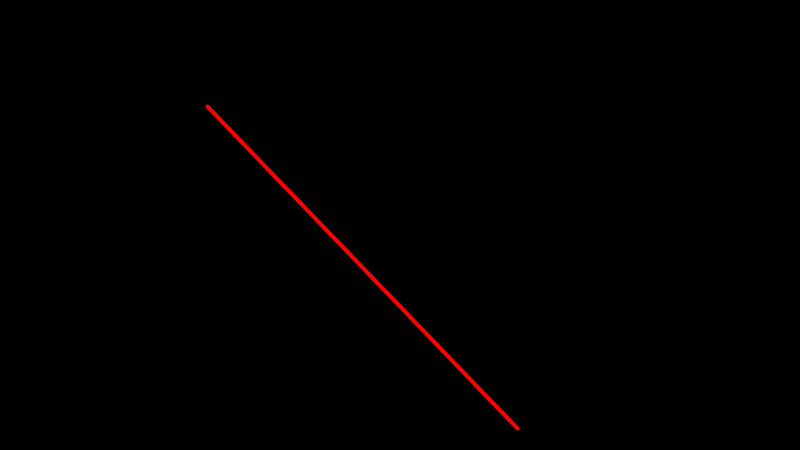
Frame 1 (no input)
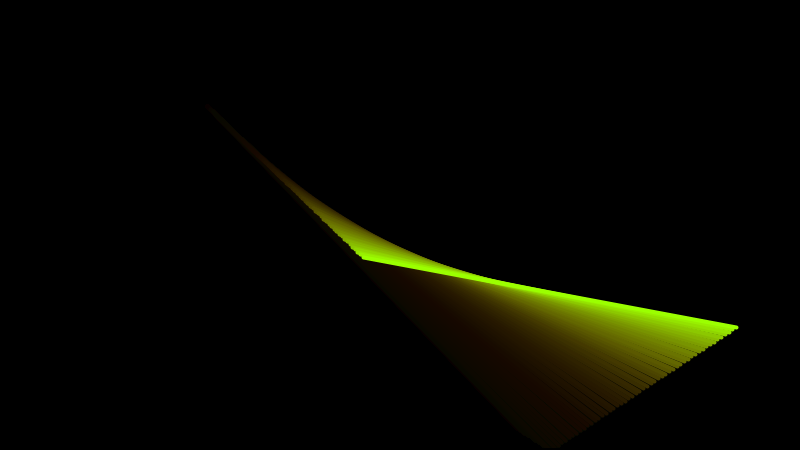
Frame 60 (the mouse pressed at the canvas centre just before this capture)
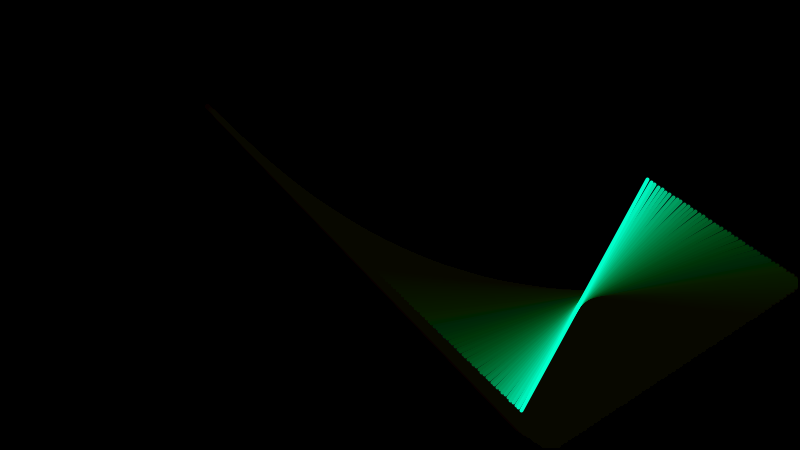
Frame 120 (the mouse held since frame 60 and released just before this capture)

The Processing sketch that drew these frames (run headless with seeded random() and noise(); from frame 60 on, the mouse is pressed at the canvas centre):

// Processing sketch: line
// ── line.pde
// Sketch that draws a color changing line rebounding in the canvas 🌈

float x1, y1, x2, y2;
float speed_x1, speed_y1, speed_x2, speed_y2;
int hue;

void setup() {
  size(800, 450);
  colorMode(HSB);
  background(0);
  
  x1 = random(0,width);  
  x2 = random(0,width);  
  y1 = random(0,height);  
  y2 = random(0,height);
  
  speed_x1 = random(2,4);
  speed_x2 = random(2,4);
  speed_y1 = random(2,3);
  speed_y2 = random(2,3);
  
  hue = 0;
}

void draw() {
  fill(0, 15);
  stroke(0);
  rect(0, 0, width, height);
  stroke(hue, 255, 255);
  strokeWeight(4);
  line(x1, y1, x2, y2);
  
  if(x1 >= width || x1 <= 0) speed_x1 *= -1;
  if(x2 >= width || x2 <= 0) speed_x2 *= -1;
  if(y1 >= height || y1 <= 0) speed_y1 *= -1;
  if(y2 >= height || y2 <= 0) speed_y2 *= -1;
  
  x1 += speed_x1;
  x2 += speed_x2;
  y1 += speed_y1;
  y2 += speed_y2;
  
  hue = (hue + 1) % 255;
}
